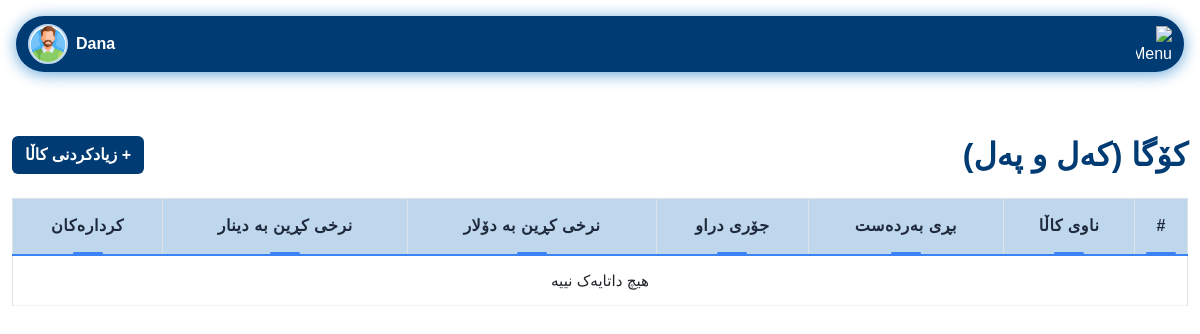
Page /pages/add_material.php (signed in) on the earlier database version.
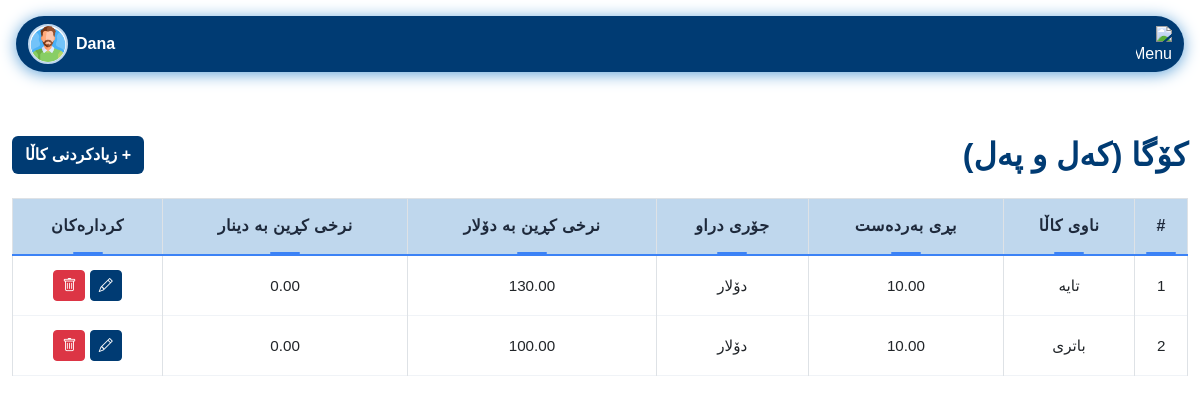
Same page on the later database version.
### tables this page shows
CREATE TABLE `list_materials` (
  `id` int(11) NOT NULL,
  `name` varchar(255) NOT NULL,
  `quantity` decimal(15,2) NOT NULL DEFAULT 0.00,
  `created_at` timestamp NOT NULL DEFAULT current_timestamp(),
  `currency_type` enum('دینار','دۆلار') DEFAULT 'دینار',
  `purchase_price_usd` decimal(15,2) DEFAULT 0.00,
  `purchase_price_iqd` decimal(15,2) DEFAULT 0.00
);

### pages/add_material.php (the view, shortened to what this page needs)
<?php
require_once '../config/db_conected.php';
$materials = $pdo->query("SELECT id, name, quantity, currency_type, purchase_price_usd, purchase_price_iqd FROM list_materials")->fetchAll(PDO::FETCH_ASSOC);
?>
<!DOCTYPE html>
<html lang="ku">
<head>
    <link href="https://cdn.jsdelivr.net/npm/bootstrap@5.3.0/dist/css/bootstrap.rtl.min.css" rel="stylesheet">
    <link href="../assets/css/login.css" rel="stylesheet">
    <link href="../assets/css/variables.css" rel="stylesheet">
    <link href="../assets/css/nav.css" rel="stylesheet">
    <link href="../assets/css/comon/table.css" rel="stylesheet">
    <link href="../assets/css/comon/style.css" rel="stylesheet">
    <link href="../assets/css/comon/select2_design.css" rel="stylesheet">
    <link rel="stylesheet" href="https://cdn.jsdelivr.net/npm/select2-bootstrap-5-theme@1.3.0/dist/select2-bootstrap-5-theme.rtl.min.css" />
    <link rel="stylesheet" href="https://cdnjs.cloudflare.com/ajax/libs/font-awesome/6.4.2/css/all.min.css">
</head>
<body dir="rtl">
<?php include '../includes/navbar.php'; ?>
<div class="container-fluid py-5">
    <div class="d-flex justify-content-between align-items-center mb-4">
        <h2 class="mb-0" style="color: var(--seafoam-green); font-weight: bold;">کۆگا (کەل و پەل)</h2>
        <button class="btn" data-bs-toggle="modal" data-bs-target="#addMaterialModal" style="background: var(--seafoam-green); color:white; font-weight: bold;">+ زیادکردنی کاڵا</button>
    </div>
    <div class="table-responsive">
        <table class="table table-bordered table-hover align-middle text-center" id="materialTable">
            <thead style="background: var(--kelly-green); color: var(--seafoam-green);">
                <tr>
                    <th>#</th>
                    <th>ناوی کاڵا</th>
                    <th>بڕی بەردەست</th>
                    <th>جۆری دراو</th>
                    <th>نرخی کڕین بە دۆلار</th>
                    <th>نرخی کڕین بە دینار</th>
                    <th>کردارەکان</th>
                </tr>
            </thead>
            <tbody>
                <?php if (count($materials) === 0): ?>
                <tr>
                    <td colspan="7">هیچ داتایەک نییە</td>
                </tr>
                <?php else: ?>
                    <?php foreach ($materials as $i => $mat): ?>
                    <tr>
                        <td><?= $i+1 ?></td>
                        <td><?= htmlspecialchars($mat['name']) ?></td>
                        <td><?= htmlspecialchars($mat['quantity']) ?></td>
                        <td><?= htmlspecialchars($mat['currency_type']) ?></td>
                        <td><?= htmlspecialchars($mat['purchase_price_usd']) ?></td>
                        <td><?= htmlspecialchars($mat['purchase_price_iqd']) ?></td>
                        <td>
                            <button class="btn btn-sm btn-primary edit-btn" data-id="<?= $mat['id'] ?>" data-name="<?= htmlspecialchars($mat['name']) ?>" data-quantity="<?= htmlspecialchars($mat['quantity']) ?>" data-currency_type="<?= htmlspecialchars($mat['currency_type']) ?>" data-purchase_price_usd="<?= htmlspecialchars($mat['purchase_price_usd']) ?>" data-purchase_price_iqd="<?= htmlspecialchars($mat['purchase_price_iqd']) ?>" aria-label="نوێکردنەوە"><i class="bi bi-pencil"></i></button>
                            <button class="btn btn-sm btn-danger delete-btn" data-id="<?= $mat['id'] ?>" aria-label="سڕینەوە"><i class="bi bi-trash"></i></button>
                        </td>
                    </tr>
                    <?php endforeach; ?>
                <?php endif; ?>
            </tbody>
        </table>
    </div>
</div>
</body>
</html>

Differences in the rows shown:
added list_materials: name "تایە", quantity "10.00", currency_type "دۆلار", purchase_price_usd "130.00", purchase_price_iqd "0.00"
added list_materials: name "باتری", quantity "10.00", currency_type "دۆلار", purchase_price_usd "100.00", purchase_price_iqd "0.00"
Other differences:
text no longer shown: "هیچ داتایەک نییە"
